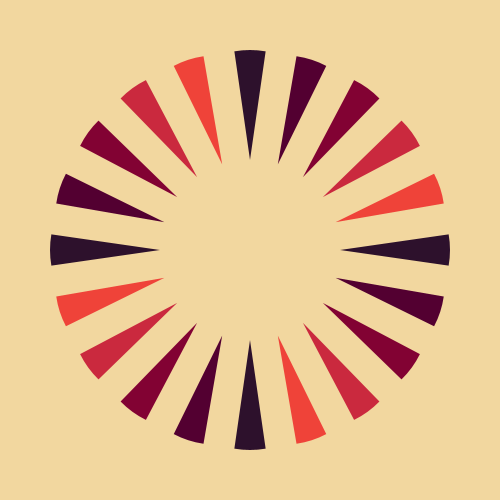
Frame 1 (no input)
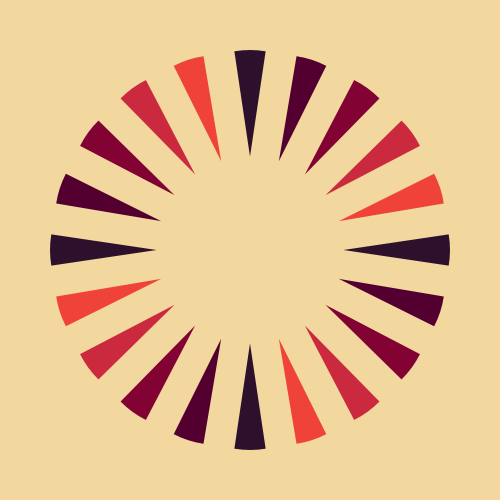
Frame 60 (the mouse pressed at the canvas centre just before this capture)
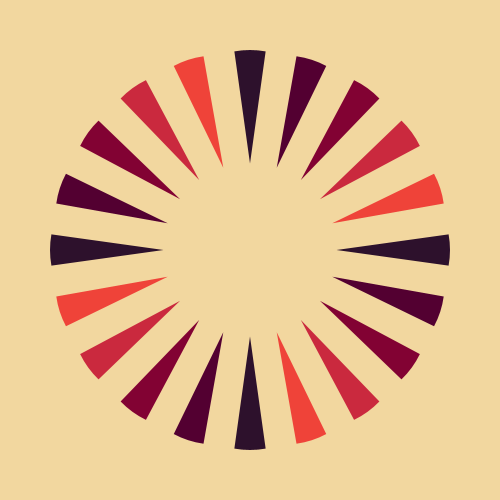
Frame 120 (the mouse held since frame 60 and released just before this capture)

The Processing sketch that drew these frames (run headless with seeded random() and noise(); from frame 60 on, the mouse is pressed at the canvas centre):

// Processing sketch: processing_141642
// ── processing_141642.pde

int slices = 20;
float pie_slice = TWO_PI/slices;
float x, y, szX, szY, theta, sw;
color[] palette = {#2D112C, #530031, #820233, #CA293E ,#EF4339};

void setup() {
  size(500, 500);
  noStroke();
}

void draw() {
  background(#F2D79F);
  float edge = height/10;
  y = map(sin(theta),-1,1, -30, -150);
  szY = height/2-abs(y)-edge;
  szX = 200; 
  for (int i=0; i<slices; i++) {
    fill(palette[i%5]);
    pushMatrix();
    translate(width/2,height/2);   
    rotate(i*pie_slice);
    arc(0, y, szX, szY*2, (PI*1.5)-(pie_slice/2), (PI*1.5)+(pie_slice/2));
    popMatrix();
  }   
  theta += 0.0523;

  
}
